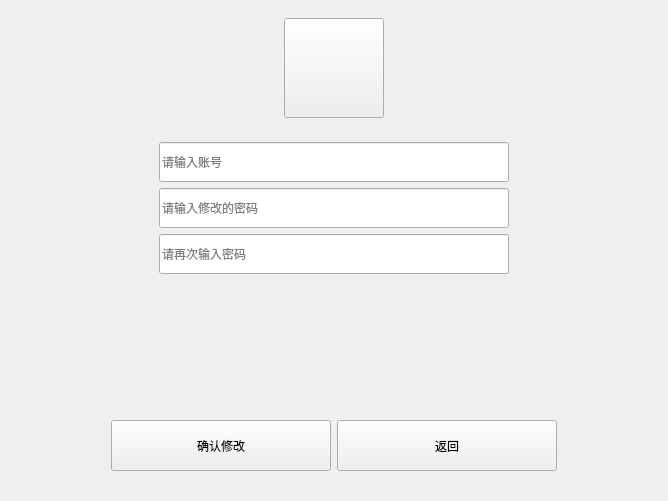
<?xml version="1.0" encoding="UTF-8"?>
<ui version="4.0">
 <class>ModifyPassword</class>
 <widget class="QWidget" name="ModifyPassword">
  <property name="geometry">
   <rect>
    <x>0</x>
    <y>0</y>
    <width>668</width>
    <height>501</height>
   </rect>
  </property>
  <property name="windowTitle">
   <string>Form</string>
  </property>
  <layout class="QVBoxLayout" name="verticalLayout_3">
   <property name="leftMargin">
    <number>0</number>
   </property>
   <property name="topMargin">
    <number>0</number>
   </property>
   <property name="rightMargin">
    <number>0</number>
   </property>
   <property name="bottomMargin">
    <number>0</number>
   </property>
   <item>
    <widget class="QWidget" name="widget" native="true">
     <property name="bodySkin" stdset="0">
      <bool>true</bool>
     </property>
     <layout class="QVBoxLayout" name="verticalLayout_2">
      <property name="leftMargin">
       <number>0</number>
      </property>
      <property name="topMargin">
       <number>0</number>
      </property>
      <property name="rightMargin">
       <number>0</number>
      </property>
      <property name="bottomMargin">
       <number>0</number>
      </property>
      <item>
       <spacer name="verticalSpacer_3">
        <property name="orientation">
         <enum>Qt::Vertical</enum>
        </property>
        <property name="sizeType">
         <enum>QSizePolicy::Fixed</enum>
        </property>
        <property name="sizeHint" stdset="0">
         <size>
          <width>20</width>
          <height>18</height>
         </size>
        </property>
       </spacer>
      </item>
      <item>
       <layout class="QHBoxLayout" name="horizontalLayout_2">
        <item>
         <spacer name="horizontalSpacer_2">
          <property name="orientation">
           <enum>Qt::Horizontal</enum>
          </property>
          <property name="sizeHint" stdset="0">
           <size>
            <width>40</width>
            <height>20</height>
           </size>
          </property>
         </spacer>
        </item>
        <item>
         <widget class="QPushButton" name="headBtn">
          <property name="sizePolicy">
           <sizepolicy hsizetype="Preferred" vsizetype="Preferred">
            <horstretch>0</horstretch>
            <verstretch>0</verstretch>
           </sizepolicy>
          </property>
          <property name="minimumSize">
           <size>
            <width>100</width>
            <height>100</height>
           </size>
          </property>
          <property name="maximumSize">
           <size>
            <width>100</width>
            <height>100</height>
           </size>
          </property>
          <property name="styleSheet">
           <string notr="true"/>
          </property>
          <property name="text">
           <string/>
          </property>
          <property name="icon">
           <iconset resource="res.qrc">
            <normaloff>:/image/logo.png</normaloff>:/image/logo.png</iconset>
          </property>
          <property name="iconSize">
           <size>
            <width>100</width>
            <height>100</height>
           </size>
          </property>
         </widget>
        </item>
        <item>
         <spacer name="horizontalSpacer_3">
          <property name="orientation">
           <enum>Qt::Horizontal</enum>
          </property>
          <property name="sizeType">
           <enum>QSizePolicy::Expanding</enum>
          </property>
          <property name="sizeHint" stdset="0">
           <size>
            <width>40</width>
            <height>20</height>
           </size>
          </property>
         </spacer>
        </item>
       </layout>
      </item>
      <item>
       <spacer name="verticalSpacer">
        <property name="orientation">
         <enum>Qt::Vertical</enum>
        </property>
        <property name="sizeType">
         <enum>QSizePolicy::Fixed</enum>
        </property>
        <property name="sizeHint" stdset="0">
         <size>
          <width>20</width>
          <height>18</height>
         </size>
        </property>
       </spacer>
      </item>
      <item>
       <layout class="QVBoxLayout" name="verticalLayout">
        <item>
         <layout class="QHBoxLayout" name="horizontalLayout">
          <property name="spacing">
           <number>0</number>
          </property>
          <item>
           <spacer name="horizontalSpacer_6">
            <property name="orientation">
             <enum>Qt::Horizontal</enum>
            </property>
            <property name="sizeHint" stdset="0">
             <size>
              <width>40</width>
              <height>20</height>
             </size>
            </property>
           </spacer>
          </item>
          <item>
           <widget class="QLineEdit" name="account">
            <property name="sizePolicy">
             <sizepolicy hsizetype="Fixed" vsizetype="Fixed">
              <horstretch>0</horstretch>
              <verstretch>0</verstretch>
             </sizepolicy>
            </property>
            <property name="minimumSize">
             <size>
              <width>350</width>
              <height>40</height>
             </size>
            </property>
            <property name="maximumSize">
             <size>
              <width>350</width>
              <height>40</height>
             </size>
            </property>
            <property name="inputMask">
             <string/>
            </property>
            <property name="placeholderText">
             <string>请输入账号</string>
            </property>
           </widget>
          </item>
          <item>
           <spacer name="horizontalSpacer_7">
            <property name="orientation">
             <enum>Qt::Horizontal</enum>
            </property>
            <property name="sizeHint" stdset="0">
             <size>
              <width>40</width>
              <height>20</height>
             </size>
            </property>
           </spacer>
          </item>
         </layout>
        </item>
        <item>
         <layout class="QHBoxLayout" name="horizontalLayout_4">
          <property name="spacing">
           <number>0</number>
          </property>
          <item>
           <spacer name="horizontalSpacer_8">
            <property name="orientation">
             <enum>Qt::Horizontal</enum>
            </property>
            <property name="sizeHint" stdset="0">
             <size>
              <width>40</width>
              <height>20</height>
             </size>
            </property>
           </spacer>
          </item>
          <item>
           <widget class="QLineEdit" name="passwordInput">
            <property name="sizePolicy">
             <sizepolicy hsizetype="Fixed" vsizetype="Fixed">
              <horstretch>0</horstretch>
              <verstretch>0</verstretch>
             </sizepolicy>
            </property>
            <property name="minimumSize">
             <size>
              <width>350</width>
              <height>40</height>
             </size>
            </property>
            <property name="maximumSize">
             <size>
              <width>350</width>
              <height>40</height>
             </size>
            </property>
            <property name="focusPolicy">
             <enum>Qt::WheelFocus</enum>
            </property>
            <property name="inputMask">
             <string/>
            </property>
            <property name="text">
             <string/>
            </property>
            <property name="placeholderText">
             <string>请输入修改的密码</string>
            </property>
           </widget>
          </item>
          <item>
           <spacer name="horizontalSpacer_9">
            <property name="orientation">
             <enum>Qt::Horizontal</enum>
            </property>
            <property name="sizeHint" stdset="0">
             <size>
              <width>40</width>
              <height>20</height>
             </size>
            </property>
           </spacer>
          </item>
         </layout>
        </item>
        <item>
         <layout class="QHBoxLayout" name="horizontalLayout_5">
          <property name="spacing">
           <number>0</number>
          </property>
          <item>
           <spacer name="horizontalSpacer_10">
            <property name="orientation">
             <enum>Qt::Horizontal</enum>
            </property>
            <property name="sizeHint" stdset="0">
             <size>
              <width>40</width>
              <height>20</height>
             </size>
            </property>
           </spacer>
          </item>
          <item>
           <widget class="QLineEdit" name="passwordReInput">
            <property name="sizePolicy">
             <sizepolicy hsizetype="Fixed" vsizetype="Fixed">
              <horstretch>0</horstretch>
              <verstretch>0</verstretch>
             </sizepolicy>
            </property>
            <property name="minimumSize">
             <size>
              <width>350</width>
              <height>40</height>
             </size>
            </property>
            <property name="maximumSize">
             <size>
              <width>350</width>
              <height>40</height>
             </size>
            </property>
            <property name="inputMask">
             <string/>
            </property>
            <property name="placeholderText">
             <string>请再次输入密码</string>
            </property>
           </widget>
          </item>
          <item>
           <spacer name="horizontalSpacer_11">
            <property name="orientation">
             <enum>Qt::Horizontal</enum>
            </property>
            <property name="sizeHint" stdset="0">
             <size>
              <width>40</width>
              <height>20</height>
             </size>
            </property>
           </spacer>
          </item>
         </layout>
        </item>
       </layout>
      </item>
      <item>
       <widget class="QLabel" name="label">
        <property name="text">
         <string/>
        </property>
       </widget>
      </item>
      <item>
       <layout class="QHBoxLayout" name="horizontalLayout_3">
        <item>
         <spacer name="horizontalSpacer_4">
          <property name="orientation">
           <enum>Qt::Horizontal</enum>
          </property>
          <property name="sizeHint" stdset="0">
           <size>
            <width>40</width>
            <height>20</height>
           </size>
          </property>
         </spacer>
        </item>
        <item>
         <widget class="QPushButton" name="modifyBtn">
          <property name="sizePolicy">
           <sizepolicy hsizetype="Fixed" vsizetype="Fixed">
            <horstretch>0</horstretch>
            <verstretch>0</verstretch>
           </sizepolicy>
          </property>
          <property name="minimumSize">
           <size>
            <width>220</width>
            <height>51</height>
           </size>
          </property>
          <property name="maximumSize">
           <size>
            <width>220</width>
            <height>51</height>
           </size>
          </property>
          <property name="text">
           <string>确认修改</string>
          </property>
         </widget>
        </item>
        <item>
         <widget class="QPushButton" name="backBtn">
          <property name="sizePolicy">
           <sizepolicy hsizetype="Fixed" vsizetype="Fixed">
            <horstretch>0</horstretch>
            <verstretch>0</verstretch>
           </sizepolicy>
          </property>
          <property name="minimumSize">
           <size>
            <width>220</width>
            <height>51</height>
           </size>
          </property>
          <property name="maximumSize">
           <size>
            <width>220</width>
            <height>51</height>
           </size>
          </property>
          <property name="text">
           <string>返回</string>
          </property>
         </widget>
        </item>
        <item>
         <spacer name="horizontalSpacer_5">
          <property name="orientation">
           <enum>Qt::Horizontal</enum>
          </property>
          <property name="sizeHint" stdset="0">
           <size>
            <width>40</width>
            <height>20</height>
           </size>
          </property>
         </spacer>
        </item>
       </layout>
      </item>
      <item>
       <spacer name="verticalSpacer_2">
        <property name="orientation">
         <enum>Qt::Vertical</enum>
        </property>
        <property name="sizeType">
         <enum>QSizePolicy::Fixed</enum>
        </property>
        <property name="sizeHint" stdset="0">
         <size>
          <width>20</width>
          <height>30</height>
         </size>
        </property>
       </spacer>
      </item>
     </layout>
    </widget>
   </item>
  </layout>
 </widget>
 <resources>
  <include location="res.qrc"/>
 </resources>
 <connections/>
</ui>
